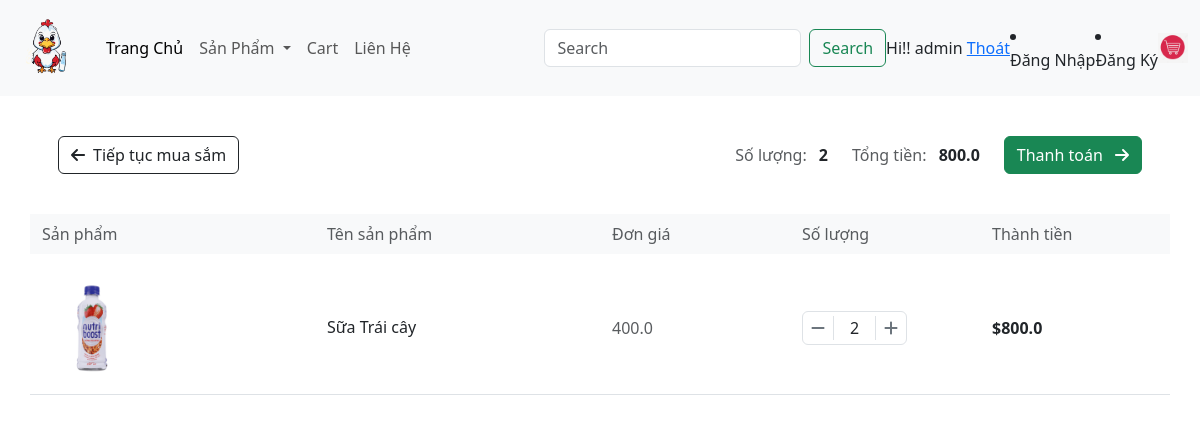
The page /cart/ (signed in) on the database as committed earlier.
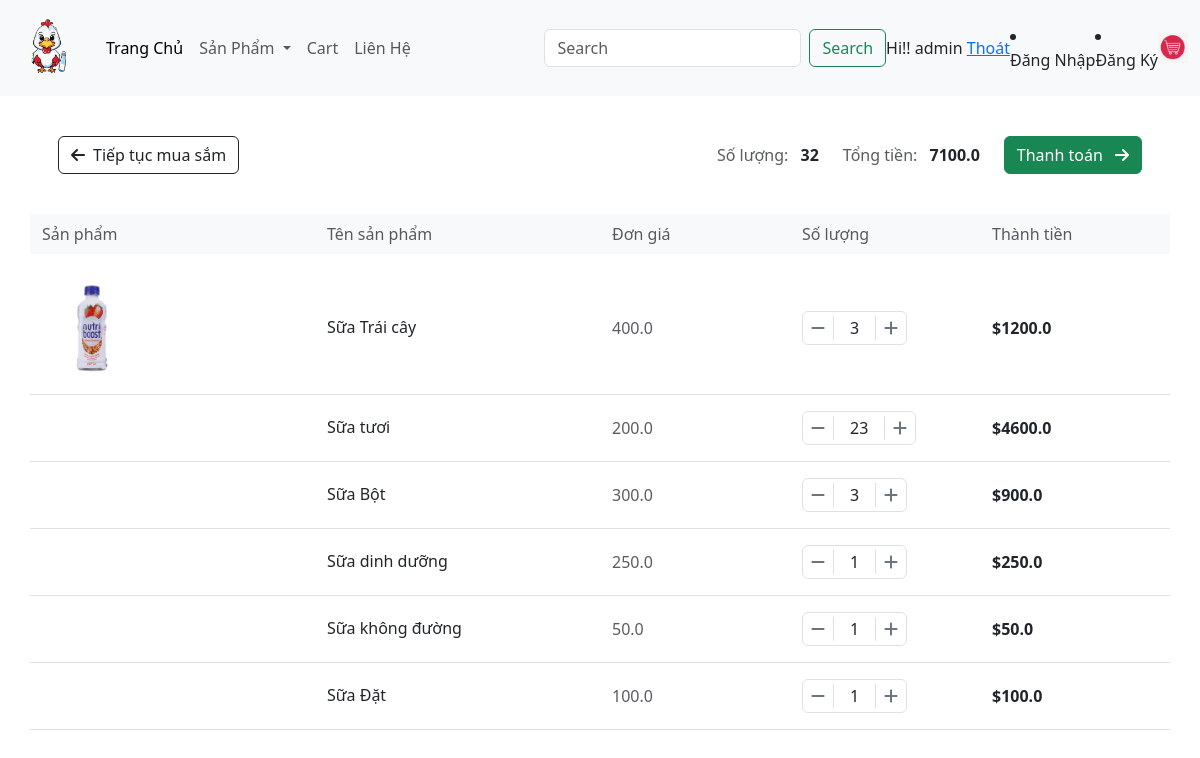
The same page on the database as committed later.
### app/models.py (models this page shows, shortened)
class Order(models.Model):
    Customer = models.ForeignKey(User, on_delete=models.SET_NULL, null=True, blank=False)
    date_order = models.DateTimeField(auto_now_add=True)
    complete = models.BooleanField(default=False, null=True, blank=False)
    transaction_id = models.CharField(max_length=200, null = True)
    @property
    def get_cart_items(self):
        orderitems = self.orderitem_set.all()
        total = sum([item.quantity for item in orderitems ])
        return total
    @property
    def get_cart_total(self):
        orderitems = self.orderitem_set.all()
        total = sum([item.get_total for item in orderitems ])
        return total

class OrderItem(models.Model):
    product = models.ForeignKey(Product, on_delete=models.SET_NULL,blank=True, null=True)
    order = models.ForeignKey(Order, on_delete=models.SET_NULL,blank=True, null=True)
    quantity = models.IntegerField(default=0, null=True, blank=False)
    date_added = models.DateTimeField(auto_now_add=True)
    @property
    def get_total(self):
        total = self.product.price * self.quantity
        return total

class Product(models.Model):
    name = models.CharField(max_length=200, null=True)
    price = models.FloatField()
    digital = models.BooleanField(default=False, null=True, blank=False)
    image = models.ImageField(null=True, blank=True)
    @property
    def ImageURL(self):
        try:
            url = self.image.url
        except:
            url = ''
        return url

### app/views.py (the view)
# urls.py: path('cart/', views.cart, name="cart"),
def cart(request):
    if request.user.is_authenticated:
        customer = request.user
        order, created = Order.objects.get_or_create(Customer=customer, complete=False)
        items = order.orderitem_set.all()
    else:
        items = []
        order = {'get_cart_total':0, 'get_cart_items':0}
        order = {'order.get_cart_items':0,'order.get_cart_total':0}
    context = {'items': items, 'order': order}
    return render(request, 'app/cart.html', context)

### app/templates/app/cart.html (shortened to what this page needs)
{% extends 'app/base.html' %}
{% load static %}
{% block cart_content %}
<div class="container py-4" style='width:100%'>
	<div class="row mb-4">
		<div class="col-12">
			<div class="box-element p-3">
				<div class="d-flex justify-content-between align-items-center">
					<a class="btn btn-outline-dark" href="{% url 'home' %}">
						<i class="fas fa-arrow-left me-2"></i>Tiếp tục mua sắm
					</a>
					<div class="d-flex align-items-center">
						<div class="me-4">
							<span class="text-muted">Số lượng:</span>
							<strong class="ms-2">{{order.get_cart_items}}</strong>
						</div>
						<div class="me-4">
							<span class="text-muted">Tổng tiền:</span>
							<strong class="ms-2">{{order.get_cart_total}}</strong>
						</div>
						<a class="btn btn-success" href="{% url 'checkout' %}">
							Thanh toán <i class="fas fa-arrow-right ms-2"></i>
						</a>
					</div>
				</div>
			</div>
		</div>
	</div>
	<div class="row bg-light py-2 mb-2 d-none d-md-flex">
		<div class="col-md-3 text-muted">Sản phẩm</div>
		<div class="col-md-3 text-muted">Tên sản phẩm</div>
		<div class="col-md-2 text-muted">Đơn giá</div>
		<div class="col-md-2 text-muted">Số lượng</div>
		<div class="col-md-2 text-muted">Thành tiền</div>
	</div>
	{% for item in items %}
	<div class="row py-3 border-bottom align-items-center"data-product="{{item.product.id}}">
		<div class="col-md-3 col-6">
			<img class="img-fluid rounded" style="max-width: 100px;" src="{{item.product.ImageURL}}">
		</div>
		<div class="col-md-3 col-6">
			<h6 class="mb-0">{{item.product.name}}</h6>
		</div>
		<div class="col-md-2 col-4 mt-3 mt-md-0">
			<span class="text-muted">{{item.product.price}} </span>
		</div>
		<div class="col-md-2 col-4 mt-3 mt-md-0">
			<div class="quantity-wrapper d-flex align-items-center">
				<div class="quantity-controls d-flex align-items-center border rounded">
					<button class="btn btn-quantity px-2 py-1" data-action="remove">
						<i class="fas fa-minus"></i>
					</button>
					<span class="quantity px-3">{{item.quantity}}</span>
					<button class="btn btn-quantity px-2 py-1" data-action="add">
						<i class="fas fa-plus"></i>
					</button>
				</div>
			</div>
		</div>
		<div class="col-md-2 col-4 mt-3 mt-md-0">
			<strong>${{item.get_total}}</strong>
		</div>
	</div>
	{% endfor %}
</div>
{% endblock cart_content %}

### app/templates/app/base.html (shortened to what this page needs)
{% load static%}
<!DOCTYPE html>
<html>
    <head>
        <link href="https://cdn.jsdelivr.net/npm/bootstrap@5.3.3/dist/css/bootstrap.min.css" rel="stylesheet">
        <link href-"{%static 'app/css/style.css'%}" rel="stylesheet" />
        <link href-"{%static 'app/css/owl.carousel.min.csscss'%}" rel="stylesheet" />
        <link href-"{%static 'app/css/all.min.css'%}" rel="stylesheet" />
         <link ref="stylesheet" href="htpp://stackpath.bootstrapcdn.com/bootstrap/4.5.2/css/bootstrap.min.css">
                <link ref="stylesheet" type="text/css" href="{%static 'app/css/main.css'%}">
        <link rel="stylesheet" href="">
    </head>
    <body>
        <nav class="navbar navbar-expand-lg bg-light">
            <div class="container-fluid">
               <a class="navbar-brand" href="{% url 'home' %}">
              <img src="{% static 'app/images/logo.png' %}" width="70" height="70">
              <div class="collapse navbar-collapse" id="navbarSupportedContent">
                <ul class="navbar-nav me-auto mb-2 mb-lg-0">
                  <li class="nav-item">
                    <a class="nav-link active" aria-current="page" href="{% url 'home' %}">Trang Chủ</a>
                  </li>
                  <li class="nav-item dropdown">
                    <a class="nav-link dropdown-toggle" href="#" role="button" data-bs-toggle="dropdown" aria-expanded="false">
                      Sản Phẩm
                    </a>
                    <li class="nav-item">
                      <a class="nav-link" href="{% url 'cart'%}">Cart</a>
                    </li>
                  </li>
                  <li class="nav-item">
                    <a class="nav-link" href="#">Liên Hệ</a>
                  </li>
                </ul>
                <form class="d-flex" role="search">
                  <input class="form-control me-2" type="search" placeholder="Search" aria-label="Search">
                  <button class="btn btn-outline-success" type="submit">Search</button>
                </form>
              </div>
                <div class="form inline my-2 my-lg-0">
                <span>Hi!! {{request.user}} </span>
                <span><a href = "{% url 'logout'%}">Thoát</a></span>
                </div>
                  <li class="nav-item">
                    <a class="nav-link" href="#">Đăng Nhập</a>
                  </li>
                  <li class="nav-item">
                    <a class="nav-link" href="#">Đăng Ký</a>
                  </li>
                 <div class="form-inline my-2 my-1g-0 position-relative">
                   <a href="{% url 'cart' %}"><img id="cart-icon" src="{% static 'app/images/cart.jpeg'%}" style="width: 30px; height: 30px;"></a>
                </div>
          </nav>
          {% block cart_content %} {% endblock cart_content %}
    </body>
</html>

### app/templates/app/cart.html (style rules this page uses)
.quantity-controls { background-color: #fff; }
.btn-quantity { border: none; background: none; color: #6c757d; transition: all 0.2s; }
.quantity { min-width: 30px; text-align: center; font-weight: 500; border-left: 1px solid #dee2e6; border-right: 1px solid #dee2e6; }

Rows that differ between the two databases and show on the page:
changed through a linked row, Order: get_cart_items "2" → "32"; get_cart_total "800.0" → "7100.0"
changed OrderItem "Sữa Trái cây": quantity "2" → "3"; get_total "800.0" → "1200.0"
added OrderItem: product.name "Sữa tươi", product.price "200.0", quantity "23", get_total "4600.0"
added OrderItem: product.name "Sữa Bột", product.price "300.0", quantity "3", get_total "900.0"
added OrderItem: product.name "Sữa dinh dưỡng", product.price "250.0", quantity "1", get_total "250.0"
added OrderItem: product.name "Sữa không đường", product.price "50.0", quantity "1", get_total "50.0"
added OrderItem: product.name "Sữa Đặt", product.price "100.0", quantity "1", get_total "100.0"
